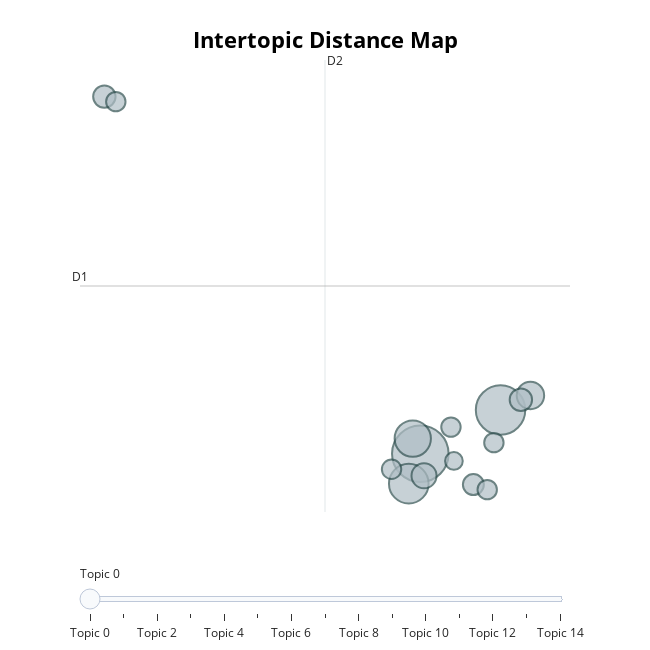

The notebook cell this image was saved under:
### Code cell
topic_model.visualize_topics()

### Figure 1 — Plotly figure (JSON) as saved in the notebook; plotly's stock layout.template omitted (floating-point values rounded to 4 significant figures)
{"data": [{"customdata": [[0, "chicken | add | butter | oil | milk", 51], [1, "ai | like | just | think | thing", 39], [2, "mic | number | drop | stretch | feet", 25], [3, "song | roommate | like | ain | yeah", 21], [4, "pack | minecraft | mod | tier | fun", 12], [5, "sam | son | goes | going | plates", 10], [6, "gen | fucking | crew | controller | players", 8], [7, "fuel | plastic | waste | sun | electron", 8], [8, "sound | cultural | cut | black | cuts", 7], [9, "lens | camera | texas | technique | shot", 6], [10, "cells | cell | cancer | water | fat", 6], [11, "run | meeting | sleep | write | case", 6], [12, "dogs | hike | gotta | horses | walk", 6], [13, "neighborhood | benches | street | sit | city", 6], [14, "triangle | score | country | spell | city", 5]], "hovertemplate": "<b>Topic %{customdata[0]}</b><br>%{customdata[1]}<br>Size: %{customdata[2]}", "legendgroup": "", "marker": {"color": "#B0BEC5", "size": [51, 39, 25, 21, 12, 10, 8, 8, 7, 6, 6, 6, 6, 6, 5], "sizemode": "area", "sizeref": 0.03188, "symbol": "circle", "line": {"color": "DarkSlateGrey", "width": 2}}, "mode": "markers", "name": "", "orientation": "v", "showlegend": false, "x": [2.973, 4.526, 2.75, 2.827, 5.104, 3.044, 4.919, -3.143, 4.0, 4.268, -2.922, 3.566, 2.416, 4.397, 3.623], "xaxis": "x", "y": [-4.98, -3.051, -6.295, -4.312, -2.413, -5.947, -2.603, 10.74, -6.336, -6.559, 10.52, -3.806, -5.662, -4.49, -5.296], "yaxis": "y", "type": "scatter"}], "layout": {"xaxis": {"anchor": "y", "domain": [0.0, 1.0], "title": {"text": ""}, "visible": false, "range": [-3.615, 5.87]}, "yaxis": {"anchor": "x", "domain": [0.0, 1.0], "title": {"text": ""}, "visible": false, "range": [-7.543, 12.35]}, "legend": {"tracegroupgap": 0, "itemsizing": "constant"}, "margin": {"t": 60}, "title": {"font": {"size": 22, "color": "Black"}, "text": "<b>Intertopic Distance Map</b>", "y": 0.95, "x": 0.5, "xanchor": "center", "yanchor": "top"}, "hoverlabel": {"font": {"size": 16, "family": "Rockwell"}, "bgcolor": "white"}, "width": 650, "height": 650, "sliders": [{"active": 0, "pad": {"t": 50}, "steps": [{"args": [{"marker.color": [["red", "#B0BEC5", "#B0BEC5", "#B0BEC5", "#B0BEC5", "#B0BEC5", "#B0BEC5", "#B0BEC5", "#B0BEC5", "#B0BEC5", "#B0BEC5", "#B0BEC5", "#B0BEC5", "#B0BEC5", "#B0BEC5"]]}], "label": "Topic 0", "method": "update"}, {"args": [{"marker.color": [["#B0BEC5", "red", "#B0BEC5", "#B0BEC5", "#B0BEC5", "#B0BEC5", "#B0BEC5", "#B0BEC5", "#B0BEC5", "#B0BEC5", "#B0BEC5", "#B0BEC5", "#B0BEC5", "#B0BEC5", "#B0BEC5"]]}], "label": "Topic 1", "method": "update"}, {"args": [{"marker.color": [["#B0BEC5", "#B0BEC5", "red", "#B0BEC5", "#B0BEC5", "#B0BEC5", "#B0BEC5", "#B0BEC5", "#B0BEC5", "#B0BEC5", "#B0BEC5", "#B0BEC5", "#B0BEC5", "#B0BEC5", "#B0BEC5"]]}], "label": "Topic 2", "method": "update"}, {"args": [{"marker.color": [["#B0BEC5", "#B0BEC5", "#B0BEC5", "red", "#B0BEC5", "#B0BEC5", "#B0BEC5", "#B0BEC5", "#B0BEC5", "#B0BEC5", "#B0BEC5", "#B0BEC5", "#B0BEC5", "#B0BEC5", "#B0BEC5"]]}], "label": "Topic 3", "method": "update"}, {"args": [{"marker.color": [["#B0BEC5", "#B0BEC5", "#B0BEC5", "#B0BEC5", "red", "#B0BEC5", "#B0BEC5", "#B0BEC5", "#B0BEC5", "#B0BEC5", "#B0BEC5", "#B0BEC5", "#B0BEC5", "#B0BEC5", "#B0BEC5"]]}], "label": "Topic 4", "method": "update"}, {"args": [{"marker.color": [["#B0BEC5", "#B0BEC5", "#B0BEC5", "#B0BEC5", "#B0BEC5", "red", "#B0BEC5", "#B0BEC5", "#B0BEC5", "#B0BEC5", "#B0BEC5", "#B0BEC5", "#B0BEC5", "#B0BEC5", "#B0BEC5"]]}], "label": "Topic 5", "method": "update"}, {"args": [{"marker.color": [["#B0BEC5", "#B0BEC5", "#B0BEC5", "#B0BEC5", "#B0BEC5", "#B0BEC5", "red", "#B0BEC5", "#B0BEC5", "#B0BEC5", "#B0BEC5", "#B0BEC5", "#B0BEC5", "#B0BEC5", "#B0BEC5"]]}], "label": "Topic 6", "method": "update"}, {"args": [{"marker.color": [["#B0BEC5", "#B0BEC5", "#B0BEC5", "#B0BEC5", "#B0BEC5", "#B0BEC5", "#B0BEC5", "red", "#B0BEC5", "#B0BEC5", "#B0BEC5", "#B0BEC5", "#B0BEC5", "#B0BEC5", "#B0BEC5"]]}], "label": "Topic 7", "method": "update"}, {"args": [{"marker.color": [["#B0BEC5", "#B0BEC5", "#B0BEC5", "#B0BEC5", "#B0BEC5", "#B0BEC5", "#B0BEC5", "#B0BEC5", "red", "#B0BEC5", "#B0BEC5", "#B0BEC5", "#B0BEC5", "#B0BEC5", "#B0BEC5"]]}], "label": "Topic 8", "method": "update"}, {"args": [{"marker.color": [["#B0BEC5", "#B0BEC5", "#B0BEC5", "#B0BEC5", "#B0BEC5", "#B0BEC5", "#B0BEC5", "#B0BEC5", "#B0BEC5", "red", "#B0BEC5", "#B0BEC5", "#B0BEC5", "#B0BEC5", "#B0BEC5"]]}], "label": "Topic 9", "method": "update"}, {"args": [{"marker.color": [["#B0BEC5", "#B0BEC5", "#B0BEC5", "#B0BEC5", "#B0BEC5", "#B0BEC5", "#B0BEC5", "#B0BEC5", "#B0BEC5", "#B0BEC5", "red", "#B0BEC5", "#B0BEC5", "#B0BEC5", "#B0BEC5"]]}], "label": "Topic 10", "method": "update"}, {"args": [{"marker.color": [["#B0BEC5", "#B0BEC5", "#B0BEC5", "#B0BEC5", "#B0BEC5", "#B0BEC5", "#B0BEC5", "#B0BEC5", "#B0BEC5", "#B0BEC5", "#B0BEC5", "red", "#B0BEC5", "#B0BEC5", "#B0BEC5"]]}], "label": "Topic 11", "method": "update"}, {"args": [{"marker.color": [["#B0BEC5", "#B0BEC5", "#B0BEC5", "#B0BEC5", "#B0BEC5", "#B0BEC5", "#B0BEC5", "#B0BEC5", "#B0BEC5", "#B0BEC5", "#B0BEC5", "#B0BEC5", "red", "#B0BEC5", "#B0BEC5"]]}], "label": "Topic 12", "method": "update"}, {"args": [{"marker.color": [["#B0BEC5", "#B0BEC5", "#B0BEC5", "#B0BEC5", "#B0BEC5", "#B0BEC5", "#B0BEC5", "#B0BEC5", "#B0BEC5", "#B0BEC5", "#B0BEC5", "#B0BEC5", "#B0BEC5", "red", "#B0BEC5"]]}], "label": "Topic 13", "method": "update"}, {"args": [{"marker.color": [["#B0BEC5", "#B0BEC5", "#B0BEC5", "#B0BEC5", "#B0BEC5", "#B0BEC5", "#B0BEC5", "#B0BEC5", "#B0BEC5", "#B0BEC5", "#B0BEC5", "#B0BEC5", "#B0BEC5", "#B0BEC5", "red"]]}], "label": "Topic 14", "method": "update"}]}], "shapes": [{"line": {"color": "#CFD8DC", "width": 2}, "type": "line", "x0": 1.128, "x1": 1.128, "y0": -7.543, "y1": 12.35}, {"line": {"color": "#9E9E9E", "width": 2}, "type": "line", "x0": -3.615, "x1": 5.87, "y0": 2.403, "y1": 2.403}], "annotations": [{"showarrow": false, "text": "D1", "x": -3.615, "y": 2.403, "yshift": 10}, {"showarrow": false, "text": "D2", "x": 1.128, "xshift": 10, "y": 12.35}]}}
